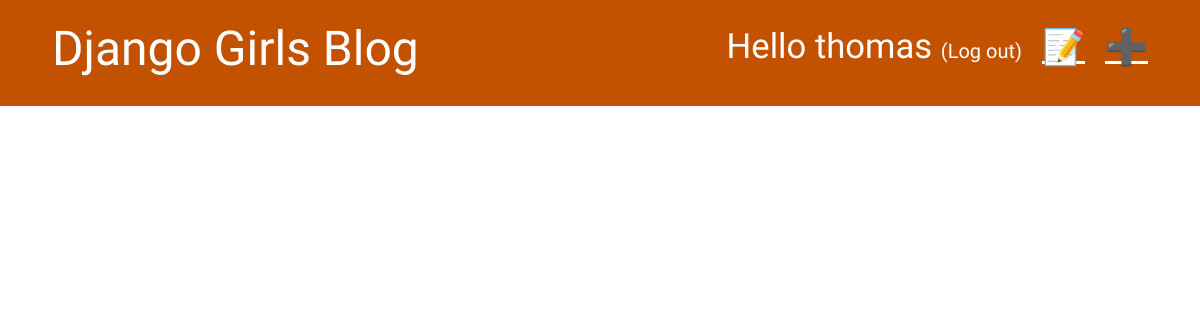
Page / (signed in) on the earlier database version.
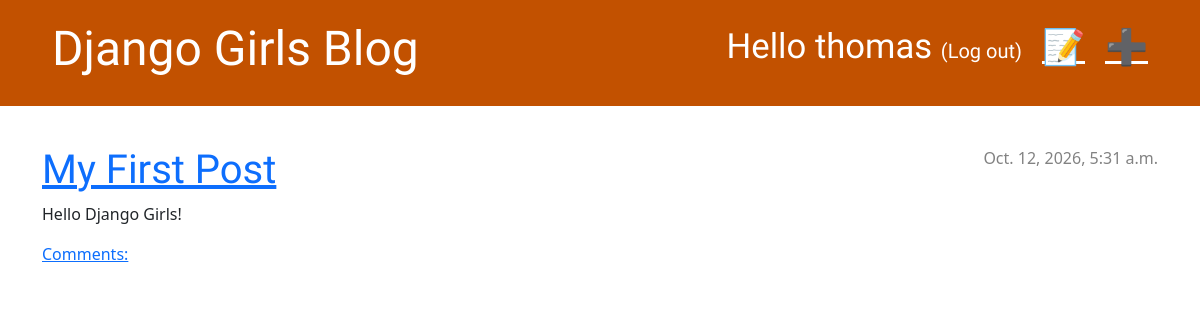
Same page on the later database version.
### blog/models.py (models this page shows, shortened)
class Post(models.Model):
    author = models.CharField(max_length=100)
    title = models.CharField(max_length=200)
    text = models.TextField()
    created_date = models.DateTimeField(
        default=timezone.now
    )
    published_date = models.DateTimeField(
        blank=True,
        null=True
    )

### blog/views.py (the view)
# urls.py: path('', views.post_list, name='post_list'),
def post_list(request):
    posts = Post.objects.filter(published_date__lte=timezone.now()).order_by('published_date')
    return render(request, 'blog/post_list.html', {'posts': posts})

### blog/templates/blog/post_list.html
{% extends 'blog/base.html' %}
{% block content %}
    {% for post in posts %}
        <div class="post">
            <div class="date">
                {{ post.published_date }}
            </div>
            <h1><a href="{% url 'post_detail' pk=post.pk %}">{{ post.title }}</a></h1>
            <p>{{ post.text|linebreaksbr }}</p>
            <a href="{% url 'post_detail' pk=post.pk %}">Comments: {{ post.approved_comments.count }}</a>
        </div>
    {% endfor %}
{% endblock content %}

Differences in the rows shown:
added Post: published_date "Oct. 12, 2026, 5:31 a.m.", title "My First Post", text "Hello Django Girls!"
